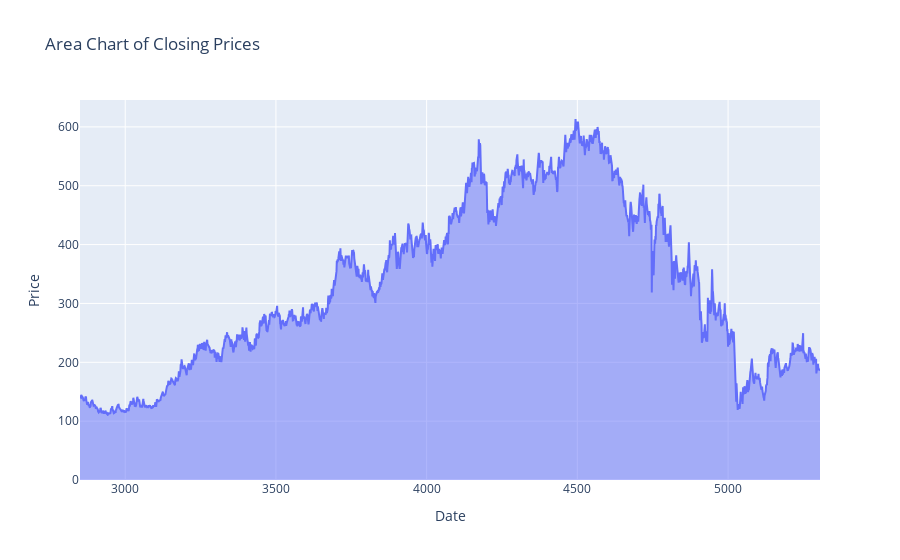

Notebook code cell kept with this figure:
### Code cell
fig = px.area(df, x=df.index, y='Close', title='Area Chart of Closing Prices', 
              labels={'Close': 'Closing Price'})

fig.update_layout(yaxis_title='Price', xaxis_title='Date')
fig.show()

### Figure 1 — Plotly figure (JSON) as saved in the notebook; plotly's stock layout.template omitted (floating-point values rounded to 4 significant figures; data arrays with more than 128 entries replaced by an {"elided": "..."} marker saying what was removed)
{"data": [{"fillpattern": {"shape": ""}, "hovertemplate": "index=%{x}<br>Closing Price=%{y}<extra></extra>", "legendgroup": "", "line": {"color": "#636efa"}, "marker": {"symbol": "circle"}, "mode": "lines", "name": "", "orientation": "v", "showlegend": false, "stackgroup": "1", "type": "scatter", "x": {"elided": "2456 int values"}, "xaxis": "x", "y": {"elided": "2456 float values"}, "yaxis": "y"}], "layout": {"legend": {"tracegroupgap": 0}, "title": {"text": "Area Chart of Closing Prices"}, "xaxis": {"anchor": "y", "domain": [0, 1], "title": {"text": "Date"}}, "yaxis": {"anchor": "x", "domain": [0, 1], "title": {"text": "Price"}}}}
